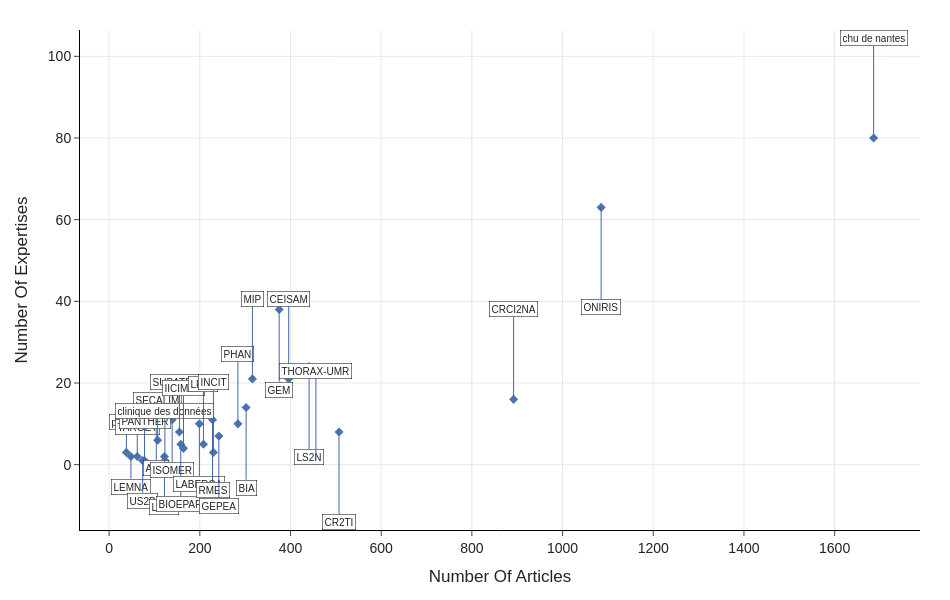

Notebook source saved alongside this figure:
### Code cell
data = run_query(Queries.Articles_Expertises_By_Lab).sort_values(by="Number Of Articles")
data['size'] = 50

fig = px.scatter(
    data_frame=data,
    x="Number Of Articles",
    y="Number Of Expertises",
    size='size'
    # text="Lab",
)

for i, (_, row) in enumerate(data.iterrows()):

    fig.add_annotation(
        x=row["Number Of Articles"],
        y=row["Number Of Expertises"],
        text=row["Lab"],
        showarrow=True,
        arrowhead=0,
        ax=0,
        ay=int(2 * (i%2) - 1) * (30 + 10 * ((i+1) // 4)),
        font=dict(size=10),
        bgcolor="white",
        bordercolor="black",
        borderwidth=0.5,
        borderpad=2,
    )

fig = style_paper_line(fig)
save_fig(fig, 'articles_expertises_corr_by_lab.pdf')

fig.show()

### Figure 1 — Plotly figure (JSON) as saved in the notebook; plotly's stock layout.template omitted (floating-point values rounded to 4 significant figures)
{"data": [{"hovertemplate": "Number Of Articles=%{x}<br>Number Of Expertises=%{y}<br>size=%{marker.size}<extra></extra>", "legendgroup": "", "line": {"width": 2}, "marker": {"color": "rgb(76,114,176)", "size": 7, "sizemode": "area", "sizeref": 0.125, "symbol": "diamond"}, "mode": "markers", "name": "", "orientation": "v", "showlegend": false, "type": "scatter", "x": [38, 48, 62, 74, 78, 104, 107, 122, 123, 139, 155, 158, 164, 199, 208, 228, 230, 242, 284, 302, 316, 375, 396, 441, 456, 507, 892, 1085, 1686], "xaxis": "x", "y": [3, 2, 2, 1, 1, 9, 6, 2, 1, 11, 8, 5, 4, 10, 5, 11, 3, 7, 10, 14, 21, 38, 21, 24, 1, 8, 16, 63, 80], "yaxis": "y"}], "layout": {"annotations": [{"arrowhead": 0, "ax": 0, "ay": -30, "bgcolor": "white", "bordercolor": "black", "borderpad": 2, "borderwidth": 0.5, "font": {"size": 10}, "showarrow": true, "text": "phytox", "x": 38, "y": 3}, {"arrowhead": 0, "ax": 0, "ay": 30, "bgcolor": "white", "bordercolor": "black", "borderpad": 2, "borderwidth": 0.5, "font": {"size": 10}, "showarrow": true, "text": "LEMNA", "x": 48, "y": 2}, {"arrowhead": 0, "ax": 0, "ay": -30, "bgcolor": "white", "bordercolor": "black", "borderpad": 2, "borderwidth": 0.5, "font": {"size": 10}, "showarrow": true, "text": "TARGET", "x": 62, "y": 2}, {"arrowhead": 0, "ax": 0, "ay": 40, "bgcolor": "white", "bordercolor": "black", "borderpad": 2, "borderwidth": 0.5, "font": {"size": 10}, "showarrow": true, "text": "US2B", "x": 74, "y": 1}, {"arrowhead": 0, "ax": 0, "ay": -40, "bgcolor": "white", "bordercolor": "black", "borderpad": 2, "borderwidth": 0.5, "font": {"size": 10}, "showarrow": true, "text": "PANTHER", "x": 78, "y": 1}, {"arrowhead": 0, "ax": 0, "ay": 40, "bgcolor": "white", "bordercolor": "black", "borderpad": 2, "borderwidth": 0.5, "font": {"size": 10}, "showarrow": true, "text": "AAU", "x": 104, "y": 9}, {"arrowhead": 0, "ax": 0, "ay": -40, "bgcolor": "white", "bordercolor": "black", "borderpad": 2, "borderwidth": 0.5, "font": {"size": 10}, "showarrow": true, "text": "SECALIM", "x": 107, "y": 6}, {"arrowhead": 0, "ax": 0, "ay": 50, "bgcolor": "white", "bordercolor": "black", "borderpad": 2, "borderwidth": 0.5, "font": {"size": 10}, "showarrow": true, "text": "LTEN", "x": 122, "y": 2}, {"arrowhead": 0, "ax": 0, "ay": -50, "bgcolor": "white", "bordercolor": "black", "borderpad": 2, "borderwidth": 0.5, "font": {"size": 10}, "showarrow": true, "text": "clinique des données", "x": 123, "y": 1}, {"arrowhead": 0, "ax": 0, "ay": 50, "bgcolor": "white", "bordercolor": "black", "borderpad": 2, "borderwidth": 0.5, "font": {"size": 10}, "showarrow": true, "text": "ISOMER", "x": 139, "y": 11}, {"arrowhead": 0, "ax": 0, "ay": -50, "bgcolor": "white", "bordercolor": "black", "borderpad": 2, "borderwidth": 0.5, "font": {"size": 10}, "showarrow": true, "text": "SUBATECH", "x": 155, "y": 8}, {"arrowhead": 0, "ax": 0, "ay": 60, "bgcolor": "white", "bordercolor": "black", "borderpad": 2, "borderwidth": 0.5, "font": {"size": 10}, "showarrow": true, "text": "BIOEPAR", "x": 158, "y": 5}, {"arrowhead": 0, "ax": 0, "ay": -60, "bgcolor": "white", "bordercolor": "black", "borderpad": 2, "borderwidth": 0.5, "font": {"size": 10}, "showarrow": true, "text": "IICIMED", "x": 164, "y": 4}, {"arrowhead": 0, "ax": 0, "ay": 60, "bgcolor": "white", "bordercolor": "black", "borderpad": 2, "borderwidth": 0.5, "font": {"size": 10}, "showarrow": true, "text": "LABERCA", "x": 199, "y": 10}, {"arrowhead": 0, "ax": 0, "ay": -60, "bgcolor": "white", "bordercolor": "black", "borderpad": 2, "borderwidth": 0.5, "font": {"size": 10}, "showarrow": true, "text": "LPPL", "x": 208, "y": 5}, {"arrowhead": 0, "ax": 0, "ay": 70, "bgcolor": "white", "bordercolor": "black", "borderpad": 2, "borderwidth": 0.5, "font": {"size": 10}, "showarrow": true, "text": "RMES", "x": 228, "y": 11}, {"arrowhead": 0, "ax": 0, "ay": -70, "bgcolor": "white", "bordercolor": "black", "borderpad": 2, "borderwidth": 0.5, "font": {"size": 10}, "showarrow": true, "text": "INCIT", "x": 230, "y": 3}, {"arrowhead": 0, "ax": 0, "ay": 70, "bgcolor": "white", "bordercolor": "black", "borderpad": 2, "borderwidth": 0.5, "font": {"size": 10}, "showarrow": true, "text": "GEPEA", "x": 242, "y": 7}, {"arrowhead": 0, "ax": 0, "ay": -70, "bgcolor": "white", "bordercolor": "black", "borderpad": 2, "borderwidth": 0.5, "font": {"size": 10}, "showarrow": true, "text": "PHAN", "x": 284, "y": 10}, {"arrowhead": 0, "ax": 0, "ay": 80, "bgcolor": "white", "bordercolor": "black", "borderpad": 2, "borderwidth": 0.5, "font": {"size": 10}, "showarrow": true, "text": "BIA", "x": 302, "y": 14}, {"arrowhead": 0, "ax": 0, "ay": -80, "bgcolor": "white", "bordercolor": "black", "borderpad": 2, "borderwidth": 0.5, "font": {"size": 10}, "showarrow": true, "text": "MIP", "x": 316, "y": 21}, {"arrowhead": 0, "ax": 0, "ay": 80, "bgcolor": "white", "bordercolor": "black", "borderpad": 2, "borderwidth": 0.5, "font": {"size": 10}, "showarrow": true, "text": "GEM", "x": 375, "y": 38}, {"arrowhead": 0, "ax": 0, "ay": -80, "bgcolor": "white", "bordercolor": "black", "borderpad": 2, "borderwidth": 0.5, "font": {"size": 10}, "showarrow": true, "text": "CEISAM", "x": 396, "y": 21}, {"arrowhead": 0, "ax": 0, "ay": 90, "bgcolor": "white", "bordercolor": "black", "borderpad": 2, "borderwidth": 0.5, "font": {"size": 10}, "showarrow": true, "text": "LS2N", "x": 441, "y": 24}, {"arrowhead": 0, "ax": 0, "ay": -90, "bgcolor": "white", "bordercolor": "black", "borderpad": 2, "borderwidth": 0.5, "font": {"size": 10}, "showarrow": true, "text": "THORAX-UMR", "x": 456, "y": 1}, {"arrowhead": 0, "ax": 0, "ay": 90, "bgcolor": "white", "bordercolor": "black", "borderpad": 2, "borderwidth": 0.5, "font": {"size": 10}, "showarrow": true, "text": "CR2TI", "x": 507, "y": 8}, {"arrowhead": 0, "ax": 0, "ay": -90, "bgcolor": "white", "bordercolor": "black", "borderpad": 2, "borderwidth": 0.5, "font": {"size": 10}, "showarrow": true, "text": "CRCI2NA", "x": 892, "y": 16}, {"arrowhead": 0, "ax": 0, "ay": 100, "bgcolor": "white", "bordercolor": "black", "borderpad": 2, "borderwidth": 0.5, "font": {"size": 10}, "showarrow": true, "text": "ONIRIS", "x": 1085, "y": 63}, {"arrowhead": 0, "ax": 0, "ay": -100, "bgcolor": "white", "bordercolor": "black", "borderpad": 2, "borderwidth": 0.5, "font": {"size": 10}, "showarrow": true, "text": "chu de nantes", "x": 1686, "y": 80}], "font": {"family": "Arial", "size": 14}, "height": 600, "legend": {"itemsizing": "constant", "tracegroupgap": 0}, "margin": {"b": 70, "l": 80, "r": 30, "t": 30}, "paper_bgcolor": "white", "plot_bgcolor": "white", "width": 950, "xaxis": {"anchor": "y", "domain": [0, 1], "gridcolor": "lightgray", "gridwidth": 0.5, "linecolor": "black", "linewidth": 1, "showgrid": true, "showline": true, "ticks": "outside", "title": {"text": "Number Of Articles"}, "zeroline": false}, "yaxis": {"anchor": "x", "domain": [0, 1], "gridcolor": "lightgray", "gridwidth": 0.5, "linecolor": "black", "linewidth": 1, "showgrid": true, "showline": true, "ticks": "outside", "title": {"text": "Number Of Expertises"}, "zeroline": false}}}
